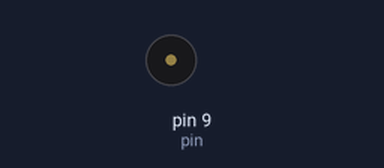
This sketch was run on a simulated Arduino Uno, built with avr-gcc and run on an emulated ATmega328P. Parts: buzzer (waves = sounding).

Above: at 0.85 s.
At 15.95 s:
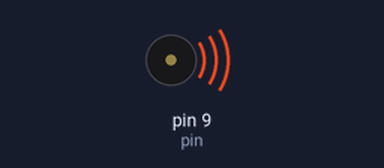
Timing chart, 0 to 16.5 s (numbered marks = the images above):
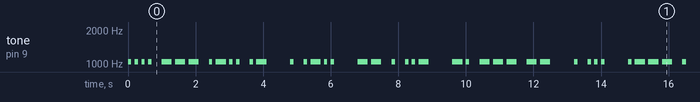

The sketch:

Morse_activitat_2.ino
```cpp
/******************************************************************************
**                                                                           **
**                              Morse                                        **
**                                                                           **
**  Joan Josep Moreno                                                        **
******************************************************************************/
//****** Includes *************************************************************
//****** Variables ************************************************************
const int pin = 9;   // pin for speaker
int note = 1047;
int velocitat = 10;
//****** Setup ****************************************************************
void setup()
{
}
//****** Loop *****************************************************************
void loop()
{
  punt();
  punt();
  punt();
  punt();
  espaiL();
  ratlla();
  ratlla();
  ratlla();
  espaiL();
  punt();
  ratlla();
  punt();
  punt();
  espaiL();
  punt();
  ratlla();
  espaiP();
  punt();
  espaiL();
  punt();
  ratlla();
  punt();
  punt();
  espaiP();
  ratlla();
  ratlla();
  espaiL();
  punt();
  espaiL();
  punt();
  punt();
  ratlla();
  espaiP();
  ratlla();
  punt();
  espaiL();
  ratlla();
  ratlla();
  ratlla();
  espaiL();
  ratlla();
  ratlla();
  espaiP();
  punt();
  espaiL();
  punt();
  punt();
  punt();
  espaiP();
  punt();
  ratlla();
  ratlla();
  ratlla();
  espaiL();
  ratlla();
  ratlla();
  ratlla();
  espaiL();
  punt();
  ratlla();
  espaiL();
  ratlla();
  punt();
  espaiP();
  punt();
  ratlla();
  ratlla();
  ratlla();
  espaiL();
  ratlla();
  ratlla();
  ratlla();
  espaiL();
  punt();
  punt();
  punt();
  espaiL();
  punt();
  espaiL();
  punt();
  ratlla();
  ratlla();
  punt();
  espaiP();

}
//****** Funcions *************************************************************
void punt()
{
  tone(pin, note, 1000/velocitat);
  delay(1000/velocitat);
  delay(1000/velocitat);
}
void ratlla()
{
  tone(pin, note, 3*(1000/velocitat));
  delay(3*(1000/velocitat));
  delay(1000/velocitat);
}
void espaiL()  //Espai entre lletres
{
  delay(2*(1000/velocitat));
}
void espaiP()  //Espai entre paraules
{
  delay(6*(1000/velocitat));
}
```

Measured:
- by itself, tone on pin 9 (pin): plays 1047 Hz for 0.10 s, 1047 Hz for 0.10 s, 1047 Hz for 0.10 s, 1047 Hz for 0.10 s, 1047 Hz for 0.30 s, 1047 Hz for 0.30 s … (309 notes in this stretch)
